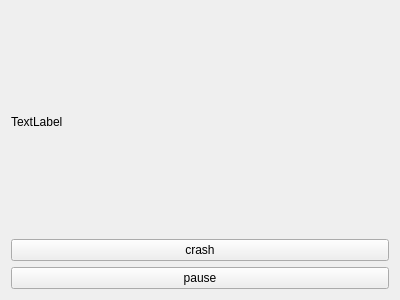
<?xml version="1.0" encoding="UTF-8"?>
<ui version="4.0">
 <class>frmMain</class>
 <widget class="QWidget" name="frmMain">
  <property name="geometry">
   <rect>
    <x>0</x>
    <y>0</y>
    <width>400</width>
    <height>300</height>
   </rect>
  </property>
  <property name="windowTitle">
   <string>frmMain</string>
  </property>
  <layout class="QGridLayout" name="gridLayout">
   <item row="2" column="0">
    <widget class="QPushButton" name="pushButton_2">
     <property name="text">
      <string>pause</string>
     </property>
    </widget>
   </item>
   <item row="1" column="0">
    <widget class="QPushButton" name="pushButton">
     <property name="text">
      <string>crash</string>
     </property>
    </widget>
   </item>
   <item row="0" column="0">
    <widget class="QLabel" name="label">
     <property name="text">
      <string>TextLabel</string>
     </property>
    </widget>
   </item>
  </layout>
 </widget>
 <layoutdefault spacing="6" margin="11"/>
 <resources/>
 <connections/>
</ui>
